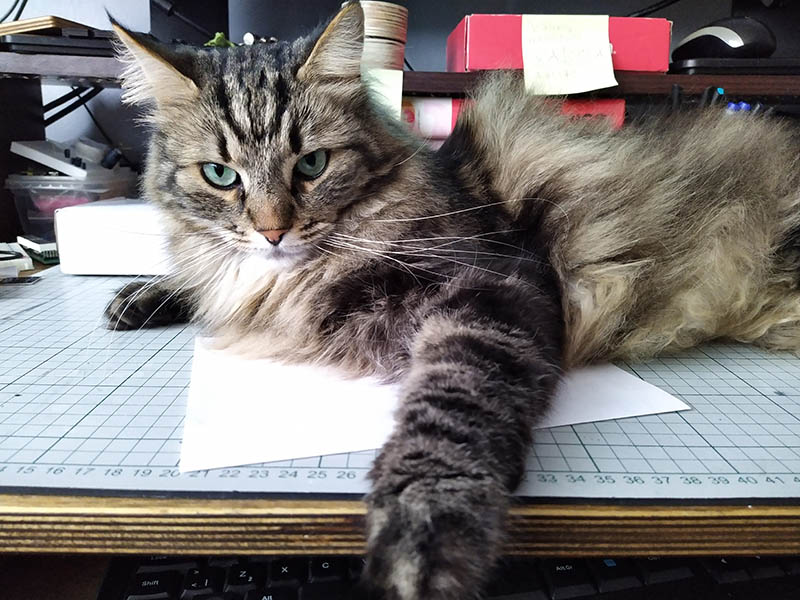
#> input picture images/cat.jpg, 800 x 600 px
$ python 6_histograms.py
#> lines starting #> are read from the running program, lines starting #| are printed output that depends on the picture; after the words box and inside, x2 and y2 are one past the last pixel; in counts of white or black regions, pixels touching at a corner belong together
#!/usr/bin/env python3
'''
Tauno Erik
05.05.2021
pip install opencv-contrib-python   #
pip install caer                    # https://github.com/jasmcaus/caer
pip install matplotlib

Sources:https://www.youtube.com/watch?v=oXlwWbU8l2o
        https://github.com/jasmcaus/opencv-course

Deep learning:https://www.youtube.com/watch?v=VyWAvY2CF9c
'''

import os
import cv2 as cv
import numpy as np
import matplotlib.pyplot as plt

def full_path(filename):
    ''' Returns full path to file. '''
    folder = os.path.dirname(__file__) # File location
    full_path = os.path.join(folder, filename)
    return full_path

img_file = full_path('images/cat.jpg')
video_file = full_path('images/cat.mp4')

img = cv.imread(img_file)
#> img is the input picture: shape (600, 800, 3); mean B, G, R 116.2, 117.6, 122.9

gray = cv.cvtColor(img, cv.COLOR_BGR2GRAY)
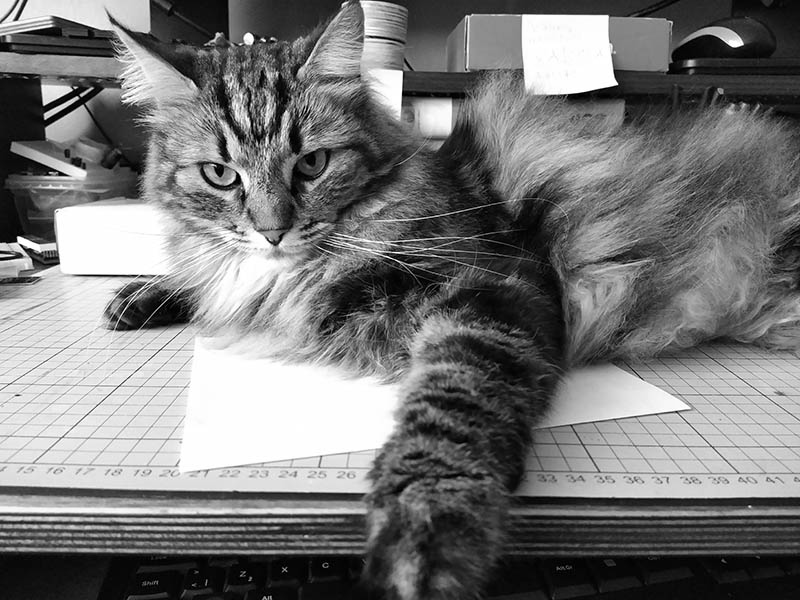
#> gray: shape (600, 800); min 0, max 255, mean 119
cv.imshow('Gray', gray)

# GRayscale histogram
gray_hist = cv.calcHist([gray], [0], None, [256], [0,256])
#> gray_hist = 256 values, max 24589 at index 254, min 205 at index 0, mean 1875
plt.figure()
plt.title('Grayscale Histogram')
plt.xlabel('Bins')
plt.ylabel('Num of pixels')
plt.plot(gray_hist)
plt.xlim([0, 256])
plt.show()
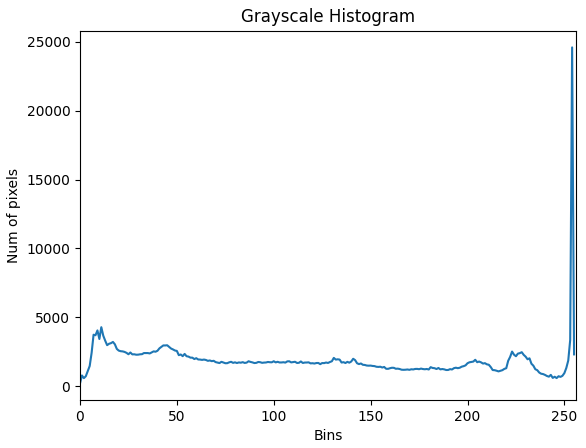
#> figure drawn by matplotlib, 1 panel; curve peaks at x = 254, y = 24589

# Mask
blank = np.zeros(img.shape[:2], dtype='uint8')
circle = cv.circle(blank, (img.shape[1]//2, img.shape[0]//2), 100, 255, -1)
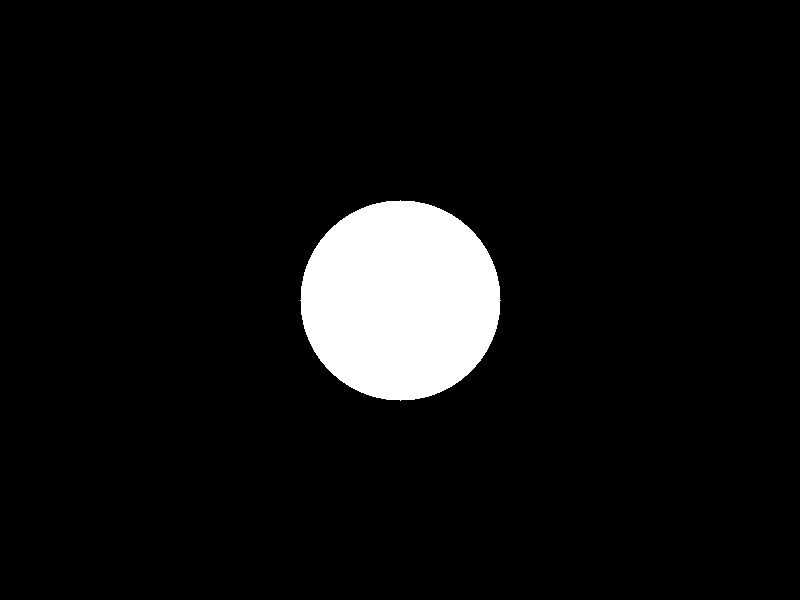
#> blank: shape (600, 800); 6.5% white; 1 white region, box (x1, y1, x2, y2) and area: (300, 200, 501, 401) 31417
mask = cv.bitwise_and(gray, gray, mask=circle)
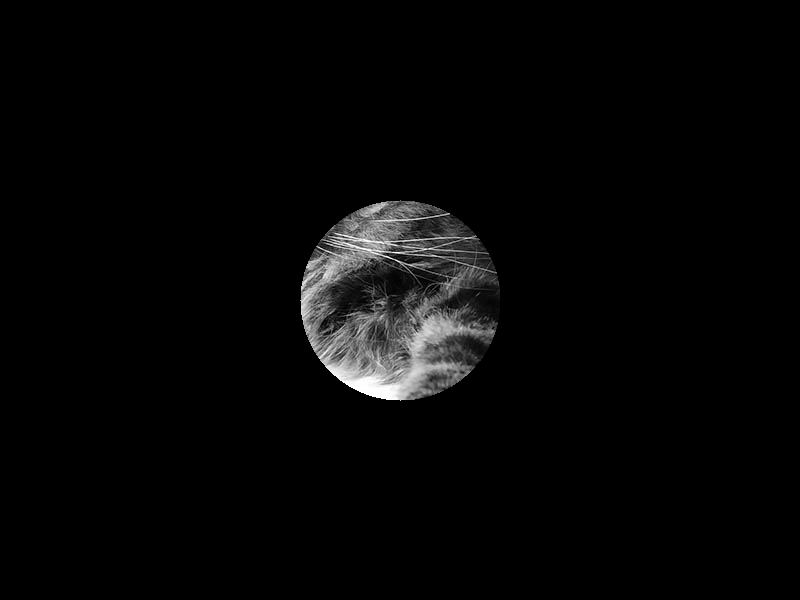
#> mask: shape (600, 800); min 0, max 255, mean 6.4
cv.imshow('Mask', mask)

# Masked image grayscale histogram
mask_hist = cv.calcHist([gray], [0], mask, [256], [0,256])
#> mask_hist = 256 values, max 252 at index 254, min 0 at index 0, mean 122.7
plt.figure()
plt.title('Mask Histogram')
plt.xlabel('Bins')
plt.ylabel('Num of pixels')
plt.plot(mask_hist)
plt.xlim([0, 256])
plt.show()
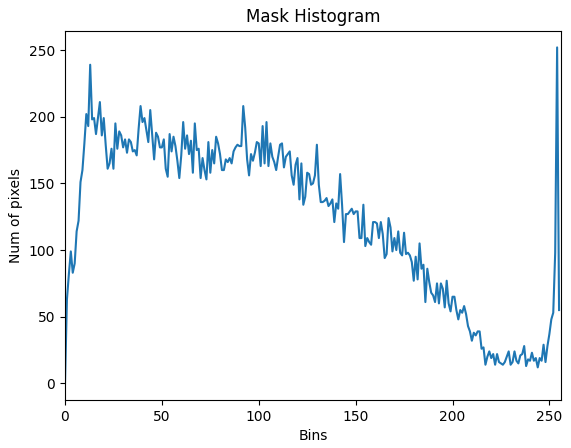
#> figure drawn by matplotlib, 1 panel; curve peaks at x = 254, y = 252

# Colour image
src = cv.imread(img_file)

# Colour histogram
plt.figure()
plt.title('Color Histogram')
plt.xlabel('Bins')
plt.ylabel('Num of pixels')
colors = ('b', 'g', 'r')
for i,col in enumerate(colors):
    hist = cv.calcHist([src], [i], None, [256], [0, 256])
    plt.plot(hist, color=col)
    plt.xlim([0,256])
plt.show()
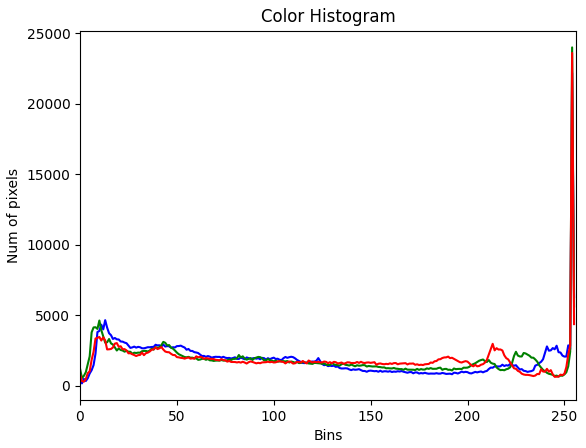
#> figure drawn by matplotlib, 1 panel; curve peaks at x = 254, y = 22193; curve peaks at x = 254, y = 24009; curve peaks at x = 254, y = 23614

# Mask
blank = np.zeros(src.shape[:2], dtype='uint8')
circle = cv.circle(blank, (src.shape[1]//2, src.shape[0]//2), 100, 255, -1)
mask = cv.bitwise_and(gray, gray, mask=circle)
cv.imshow('Mask', mask)

# Mask Colour histogram
plt.figure()
plt.title('Mask Color Histogram')
plt.xlabel('Bins')
plt.ylabel('Num of pixels')
colors = ('b', 'g', 'r')
for i,col in enumerate(colors):
    hist = cv.calcHist([src], [i], mask, [256], [0, 256])
    plt.plot(hist, color=col)
    plt.xlim([0,256])
plt.show()
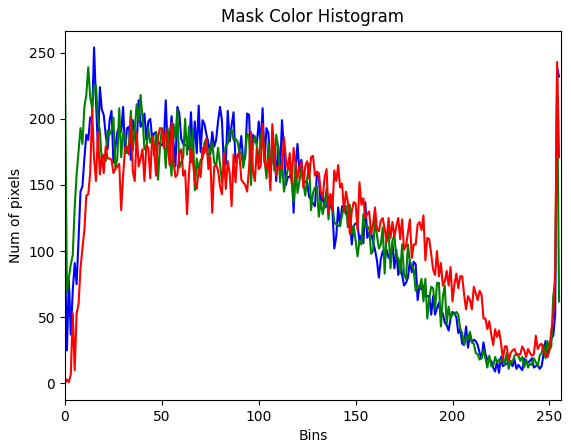
#> figure drawn by matplotlib, 1 panel; curve peaks at x = 15, y = 254; curve peaks at x = 12, y = 239; curve peaks at x = 254, y = 243

####################################################################
if __name__ == "__main__":
    print("Tere!")


    cv.waitKey(0)

$ run again, with images/grupp.jpg copied over images/cat.jpg
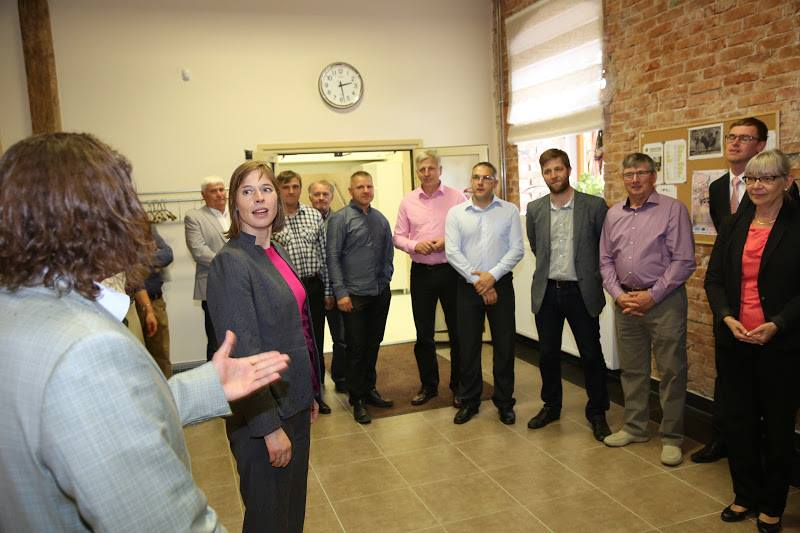
#> input picture images/grupp.jpg, 800 x 533 px
#> img is the input picture: shape (533, 800, 3); mean B, G, R 94, 117.9, 134.1
#> gray_hist = 256 values, max 4766 at index 8, min 48 at index 0, mean 1665.6
#> `circle = cv.circle(blank, (img.shape[1]//2, img.shape[0]//2), 100, 255..`:
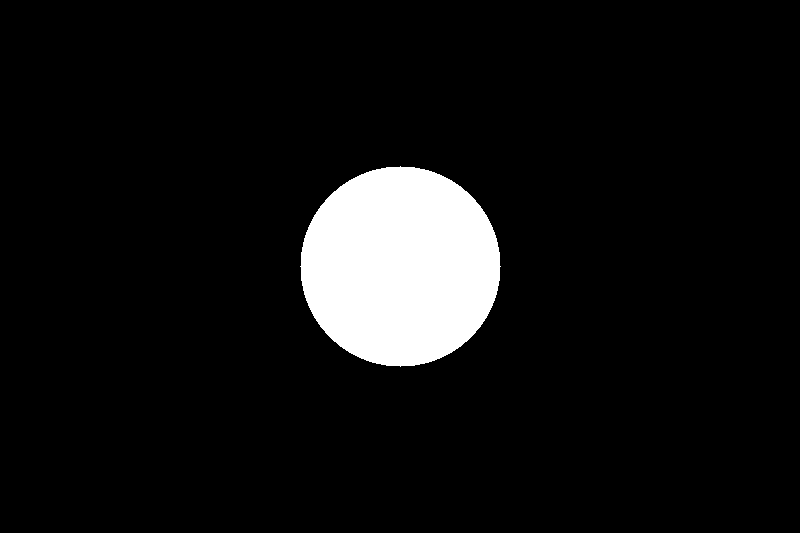
#> blank: shape (533, 800); 7.4% white; 1 white region, box (x1, y1, x2, y2) and area: (300, 166, 501, 367) 31417
#> mask_hist = 256 values, max 1188 at index 13, min 0 at index 0, mean 122.7
#> `plt.show()`:
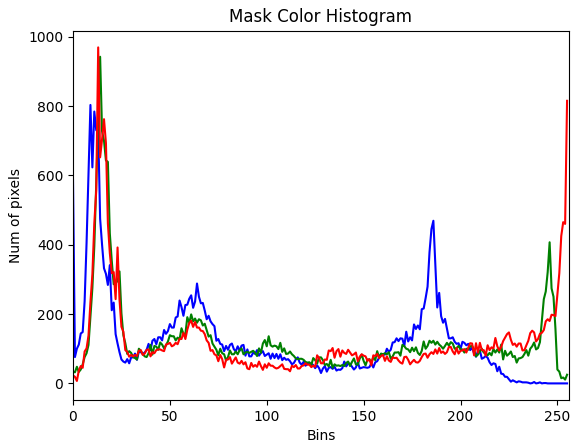
#> figure drawn by matplotlib, 1 panel; curve peaks at x = 9, y = 803; curve peaks at x = 14, y = 942; curve peaks at x = 13, y = 969

$ run again, with images/lennu1.jpg copied over images/cat.jpg
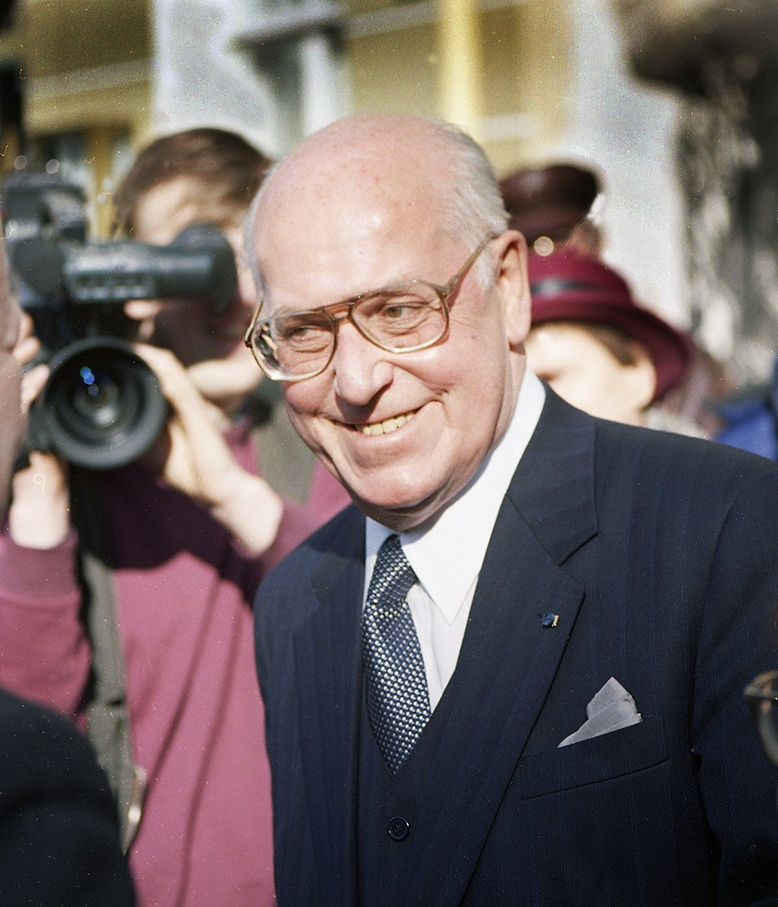
#> input picture images/lennu1.jpg, 778 x 907 px, shrunk from 1200 x 1400 before the run
#> img is the input picture: shape (907, 778, 3); mean B, G, R 99.5, 100.7, 112.8
#> gray_hist = 256 values, max 7733 at index 26, min 10 at index 255, mean 2756.4
#> `circle = cv.circle(blank, (img.shape[1]//2, img.shape[0]//2), 100, 255..`:
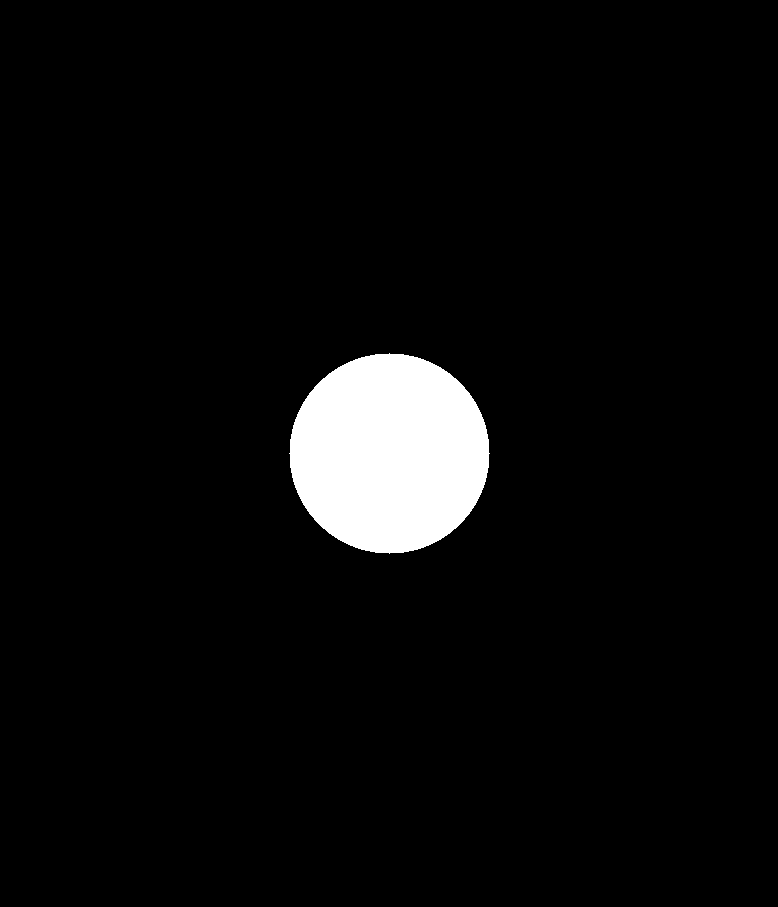
#> blank: shape (907, 778); 4.5% white; 1 white region, box (x1, y1, x2, y2) and area: (289, 353, 490, 554) 31417
#> mask_hist = 256 values, max 446 at index 245, min 0 at index 0, mean 122.7
#> `plt.show()`:
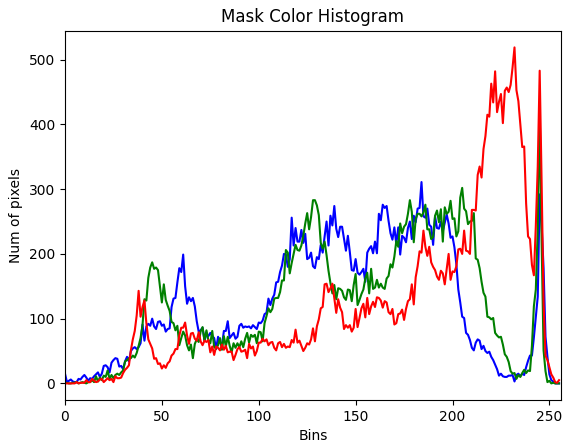
#> figure drawn by matplotlib, 1 panel; curve peaks at x = 184, y = 311; curve peaks at x = 245, y = 424; curve peaks at x = 232, y = 519
